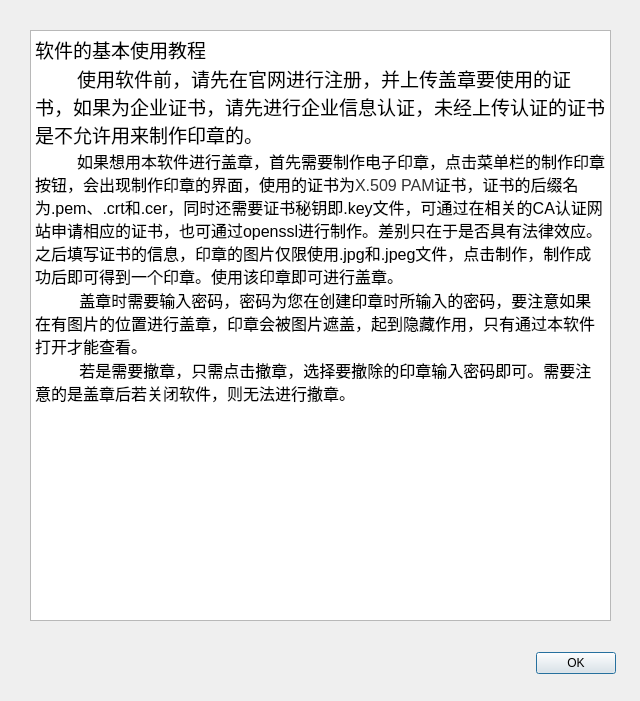
<?xml version="1.0" encoding="UTF-8"?>
<ui version="4.0">
 <class>UserManualDialog</class>
 <widget class="QDialog" name="UserManualDialog">
  <property name="geometry">
   <rect>
    <x>0</x>
    <y>0</y>
    <width>640</width>
    <height>701</height>
   </rect>
  </property>
  <property name="windowTitle">
   <string>用户使用手册</string>
  </property>
  <widget class="QDialogButtonBox" name="buttonBox">
   <property name="geometry">
    <rect>
     <x>450</x>
     <y>650</y>
     <width>166</width>
     <height>26</height>
    </rect>
   </property>
   <property name="standardButtons">
    <set>QDialogButtonBox::Ok</set>
   </property>
  </widget>
  <widget class="QTextEdit" name="textEdit">
   <property name="geometry">
    <rect>
     <x>30</x>
     <y>30</y>
     <width>581</width>
     <height>591</height>
    </rect>
   </property>
   <property name="font">
    <font>
     <pointsize>10</pointsize>
    </font>
   </property>
   <property name="readOnly">
    <bool>true</bool>
   </property>
   <property name="html">
    <string>&lt;!DOCTYPE HTML PUBLIC &quot;-//W3C//DTD HTML 4.0//EN&quot; &quot;http://www.w3.org/TR/REC-html40/strict.dtd&quot;&gt;
&lt;html&gt;&lt;head&gt;&lt;meta name=&quot;qrichtext&quot; content=&quot;1&quot; /&gt;&lt;style type=&quot;text/css&quot;&gt;
p, li { white-space: pre-wrap; }
&lt;/style&gt;&lt;/head&gt;&lt;body style=&quot; font-family:'Sans Serif'; font-size:10pt; font-weight:400; font-style:normal;&quot;&gt;
&lt;p style=&quot; margin-top:0px; margin-bottom:0px; margin-left:0px; margin-right:0px; -qt-block-indent:0; text-indent:0px;&quot;&gt;&lt;span style=&quot; font-size:14pt;&quot;&gt;软件的基本使用教程&lt;/span&gt;&lt;/p&gt;
&lt;p style=&quot; margin-top:0px; margin-bottom:0px; margin-left:0px; margin-right:0px; -qt-block-indent:0; text-indent:0px;&quot;&gt;&lt;span style=&quot; font-size:14pt;&quot;&gt;        使用软件前，请先在官网进行注册，并上传盖章要使用的证书，如果为企业证书，请先进行企业信息认证，未经上传认证的证书是不允许用来制作印章的。&lt;/span&gt;&lt;/p&gt;
&lt;p style=&quot; margin-top:0px; margin-bottom:0px; margin-left:0px; margin-right:0px; -qt-block-indent:0; text-indent:0px;&quot;&gt;&lt;span style=&quot; font-size:14pt;&quot;&gt;        &lt;/span&gt;&lt;span style=&quot; font-size:12pt;&quot;&gt;如果想用本软件进行盖章，首先需要制作电子印章，点击菜单栏的制作印章按钮，会出现制作印章的界面，使用的证书为&lt;/span&gt;&lt;span style=&quot; font-family:'PingFang SC,Lantinghei SC,Microsoft YaHei,arial,宋体,sans-serif,tahoma'; font-size:16px; color:#333333; background-color:#ffffff;&quot;&gt;X.509 PAM&lt;/span&gt;&lt;span style=&quot; font-size:12pt;&quot;&gt;证书，证书的后缀名为.pem、.crt和.cer，同时还需要证书秘钥即.key文件，可通过在相关的CA认证网站申请相应的证书，也可通过openssl进行制作。差别只在于是否具有法律效应。之后填写证书的信息，印章的图片仅限使用.jpg和.jpeg文件，点击制作，制作成功后即可得到一个印章。使用该印章即可进行盖章。&lt;/span&gt;&lt;/p&gt;
&lt;p style=&quot; margin-top:0px; margin-bottom:0px; margin-left:0px; margin-right:0px; -qt-block-indent:0; text-indent:0px;&quot;&gt;&lt;span style=&quot; font-size:12pt;&quot;&gt;          盖章时需要输入密码，密码为您在创建印章时所输入的密码，要注意如果在有图片的位置进行盖章，印章会被图片遮盖，起到隐藏作用，只有通过本软件打开才能查看。&lt;/span&gt;&lt;/p&gt;
&lt;p style=&quot; margin-top:0px; margin-bottom:0px; margin-left:0px; margin-right:0px; -qt-block-indent:0; text-indent:0px;&quot;&gt;&lt;span style=&quot; font-size:12pt;&quot;&gt;          若是需要撤章，只需点击撤章，选择要撤除的印章输入密码即可。需要注意的是盖章后若关闭软件，则无法进行撤章。&lt;/span&gt;&lt;/p&gt;&lt;/body&gt;&lt;/html&gt;</string>
   </property>
  </widget>
 </widget>
 <resources/>
 <connections/>
</ui>
